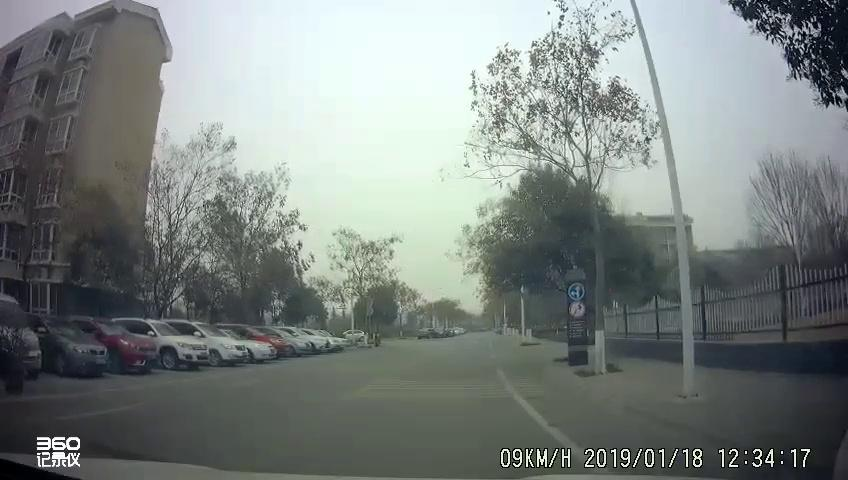
#> input picture preprog/16665.jpg, 848 x 480 px
$ python HSI_RGB.py
#> lines starting #> are read from the running program, lines starting #| are printed output that depends on the picture
# -*- coding:utf-8 -*-

import matplotlib.pyplot as plt
import cv2 as cv
import numpy as np

# 显示汉字用
plt.rcParams['font.sans-serif'] = ['SimHei']
plt.rcParams['axes.unicode_minus'] = False


# 定义显示一张图片函数
def imshow(image):
    if image.ndim == 2:
        plt.imshow(image, cmap='gray')                     # 指定为灰度图像
    else:
        plt.imshow(cv.cvtColor(image, cv.COLOR_BGR2RGB))


# 定义坐标数字字体及大小
def label_def():
    plt.xticks(fontproperties='Times New Roman', size=8)
    plt.yticks(fontproperties='Times New Roman', size=8)
    plt.axis('off')                                     # 关坐标，可选


# 读取图片
img_orig = cv.imread('16665.jpg', 1)    # 读取彩色图片
#> img_orig is the input picture: shape (480, 848, 3); mean B, G, R 128.3, 130.7, 123.7


# RGB到HSI的变换
def rgb2hsi(image):
    b, g, r = cv.split(image)                    # 读取通道
    r = r / 255.0                                # 归一化
    g = g / 255.0
    b = b / 255.0
    eps = 1e-6                                   # 防止除零

    img_i = (r + g + b) / 3                      # I分量

    img_h = np.zeros(r.shape, dtype=np.float32)
    img_s = np.zeros(r.shape, dtype=np.float32)
    min_rgb = np.zeros(r.shape, dtype=np.float32)
    # 获取RGB中最小值
    min_rgb = np.where((r <= g) & (r <= b), r, min_rgb)
    min_rgb = np.where((g <= r) & (g <= b), g, min_rgb)
    min_rgb = np.where((b <= g) & (b <= r), b, min_rgb)
    img_s = 1 - 3*min_rgb/(r+g+b+eps)                                            # S分量

    num = ((r-g) + (r-b))/2
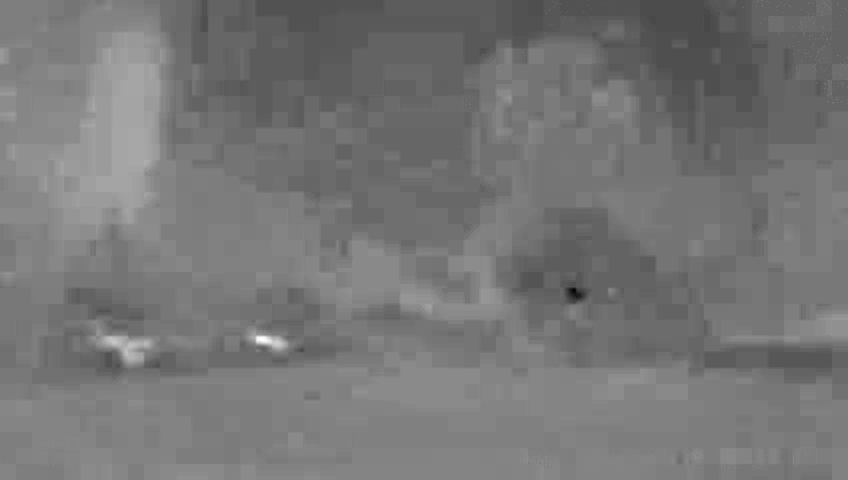
#> num: shape (480, 848) float64; min -0.176, max 0.155, mean -0.0228; drawn with min black and max white
    den = np.sqrt((r-g)**2 + (r-b)*(g-b)+eps)
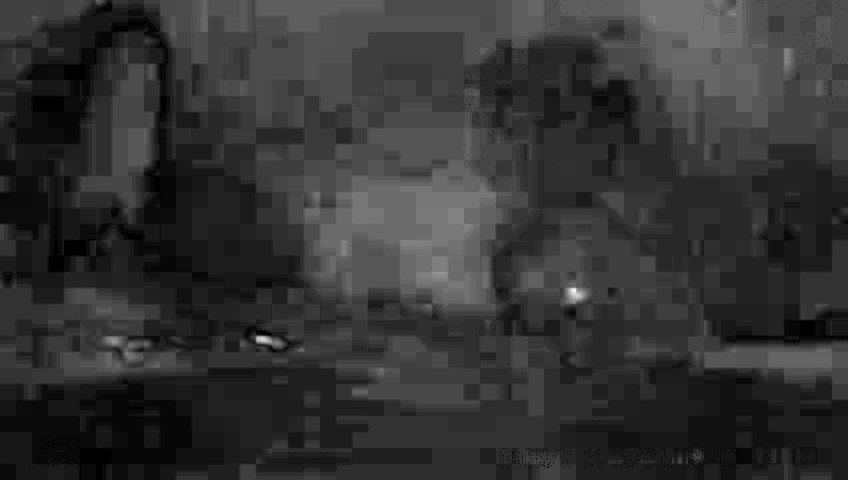
#> den: shape (480, 848) float64; min 0.001, max 0.189, mean 0.0391; drawn with min black and max white
    theta = np.arccos(num/(den+eps))
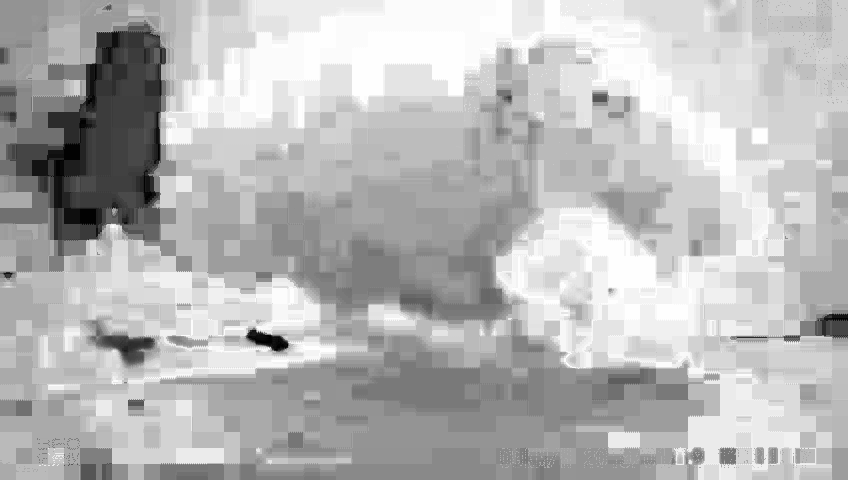
#> theta: shape (480, 848) float64; min 0.00945, max 3.13, mean 2.26; drawn with min black and max white
    img_h = np.where((b-g) > 0, 2*np.pi - theta, theta)                           # H分量
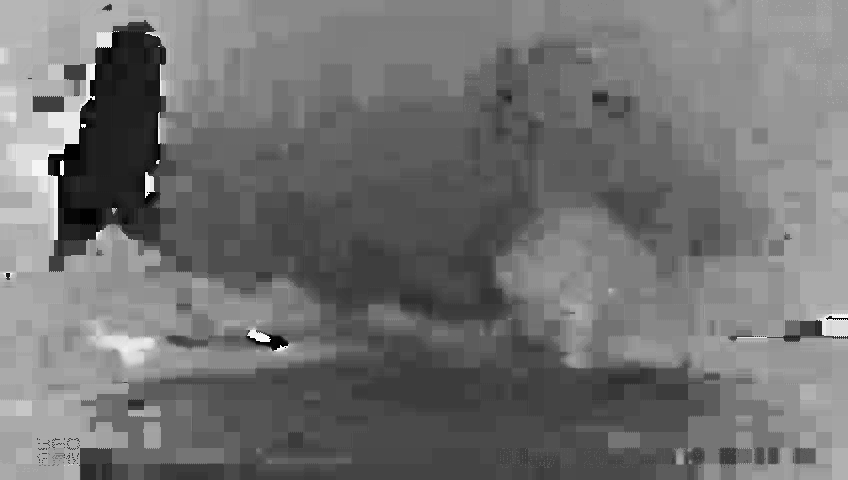
#> img_h: shape (480, 848) float64; min 0.00945, max 6.26, mean 2.81; drawn with min black and max white

    img_h = img_h/(2*np.pi)                                                       # 归一化
    temp_s = img_s - np.min(img_s)
    temp_i = img_i - np.min(img_i)
    img_s = temp_s/np.max(temp_s)
    img_i = temp_i/np.max(temp_i)

    image_hsi = cv.merge((img_h, img_s, img_i))
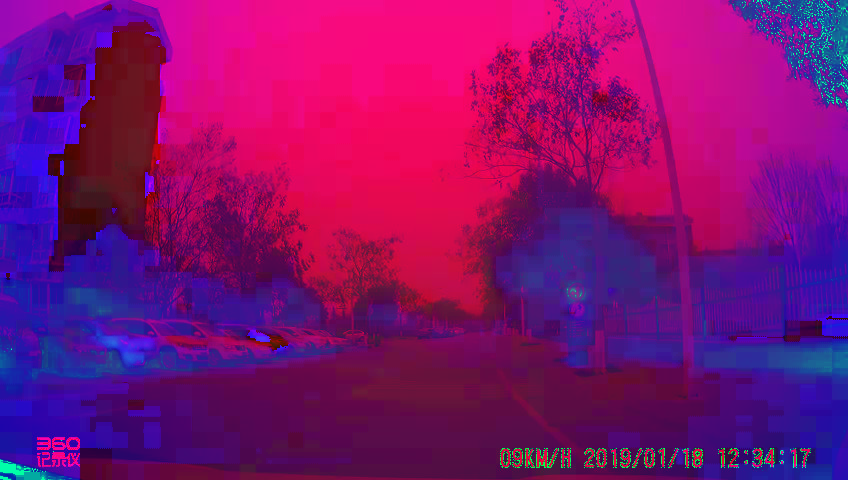
#> image_hsi: shape (480, 848, 3) float64; mean of channels 0, 1, 2 0.447, 0.0578, 0.5; drawn as B, G, R
    return image_hsi


# HSI到RGB的变换
def hsi2rgb(image_hsi):
    eps = 1e-6                                                                  # 防止除零
    img_h, img_s, img_i = cv.split(image_hsi)
    # img_s = img_s / 255.0                               #归一化
    # img_i = img_i / 255.0
    # img_h = img_h / 255.0

    img_h = img_h*2*np.pi
    img_r = np.zeros(img_h.shape, dtype=np.float32)
    img_g = np.zeros(img_h.shape, dtype=np.float32)
    img_b = np.zeros(img_h.shape, dtype=np.float32)

    # 扇区1
    img_b = np.where((img_h >= 0) & (img_h < 2 * np.pi / 3), img_i * (1 - img_s), img_b)
    img_r = np.where((img_h >= 0) & (img_h < 2 * np.pi / 3),
                     img_i * (1 + img_s * np.cos(img_h) / (np.cos(np.pi/3 - img_h))), img_r)
    img_g = np.where((img_h >= 0) & (img_h < 2 * np.pi / 3), 3 * img_i - (img_r + img_b), img_g)
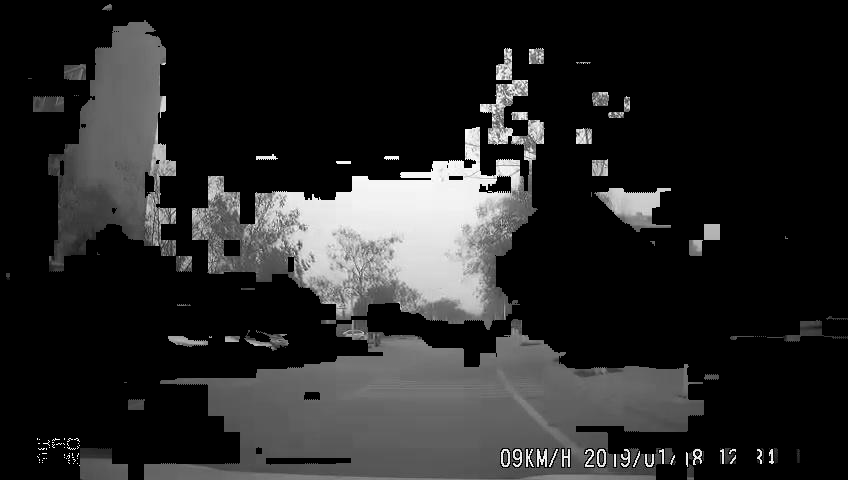
#> img_g: shape (480, 848) float64; min 0, max 1, mean 0.151

    # 扇区2
    img_r = np.where((img_h >= 2*np.pi/3) & (img_h < 4*np.pi/3), img_i * (1 - img_s), img_r)
    img_g = np.where((img_h >= 2*np.pi/3) & (img_h < 4*np.pi/3),
                     img_i * (1 + img_s * np.cos(img_h-2*np.pi/3) / (np.cos(np.pi/3 - (img_h-2*np.pi/3)))), img_g)
    img_b = np.where((img_h >= 2*np.pi/3) & (img_h < 4*np.pi/3), 3 * img_i - (img_r + img_g), img_b)

    # 扇区3
    img_g = np.where((img_h >= 4*np.pi/3) & (img_h <= 2*np.pi), img_i * (1 - img_s), img_g)
    img_b = np.where((img_h >= 4*np.pi/3) & (img_h <= 2*np.pi),
                     img_i * (1 + img_s * np.cos(img_h-4*np.pi/3) / (np.cos(np.pi/3 - (img_h-4*np.pi/3)))), img_b)
    img_r = np.where((img_h >= 4*np.pi/3) & (img_h <= 2*np.pi), 3 * img_i - (img_b + img_g), img_r)

    # [8 lines of commented-out code are left out]

    image_out = cv.merge((img_b*255, img_g*255, img_r*255)).astype('uint8')               # 按RGB合并，后面不用转换通道
    return image_out

# [28 lines of commented-out code are left out]


if __name__ == '__main__':                                       # 运行当前函数
    hsi = rgb2hsi(img_orig)                             # RGB到HSI的变换
    h,s,i = cv.split(hsi)
    img_revise = hsi2rgb(hsi)                        # HSI复原到RGB

    # h, s, i = cv.split(cv.cvtColor(img_orig, cv.COLOR_BGR2HSV))       # 自带库函数HSV模型
    im_b, im_g, im_r = cv.split(img_orig)                        # 获取RGB通道数据

    plt.subplot(221), plt.imshow(cv.cvtColor(img_orig, cv.COLOR_BGR2RGB)), plt.title('originimg'), label_def()
    plt.subplot(222), plt.imshow(im_r, 'gray'), plt.title('R'), label_def()
    plt.subplot(223), plt.imshow(im_g, 'gray'), plt.title('G'), label_def()
    plt.subplot(224), plt.imshow(im_b, 'gray'), plt.title('B'), label_def()
    plt.show()

    plt.subplot(221), plt.imshow(hsi), plt.title('HSI'), label_def()
    plt.subplot(222), plt.imshow(h, 'gray'), plt.title('H'), label_def()
    plt.subplot(223), plt.imshow(s, 'gray'), plt.title('S'), label_def()
    plt.subplot(224), plt.imshow(i, 'gray'), plt.title('I'), label_def()
    plt.show()

    plt.subplot(121), plt.imshow(cv.cvtColor(img_orig, cv.COLOR_BGR2RGB)), plt.title('originRGB'), label_def()
    plt.subplot(122), plt.imshow(cv.cvtColor(img_revise, cv.COLOR_BGR2RGB)), plt.title('HSItoRGB'), label_def()
    plt.show()
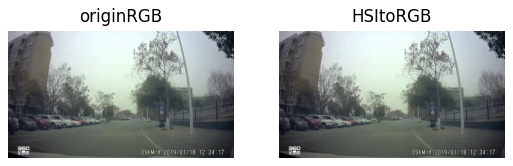
#> figure drawn by matplotlib, 2 panels

$ run again, with preprog/01788.jpg copied over preprog/16665.jpg
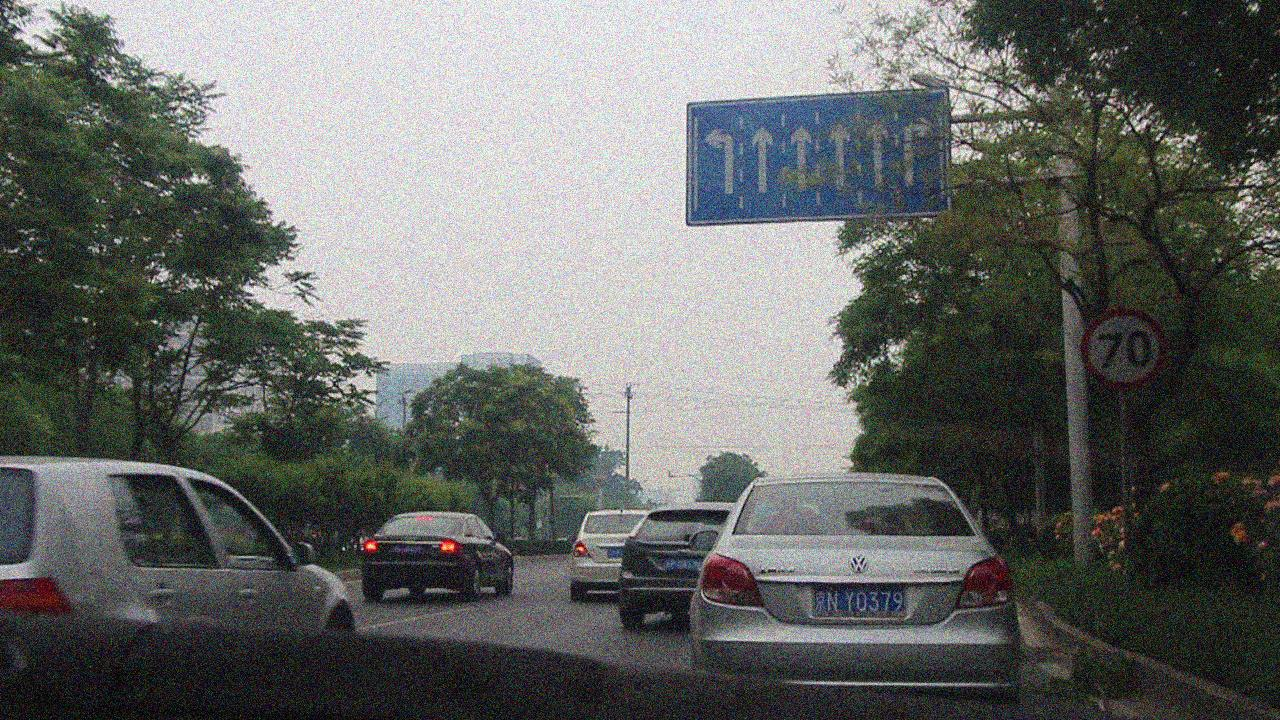
#> input picture preprog/01788.jpg, 1280 x 720 px
#> img_orig is the input picture: shape (720, 1280, 3); mean B, G, R 101.8, 104.4, 102.2
#> in rgb2hsi, `theta = np.arccos(num/(den+eps))`:
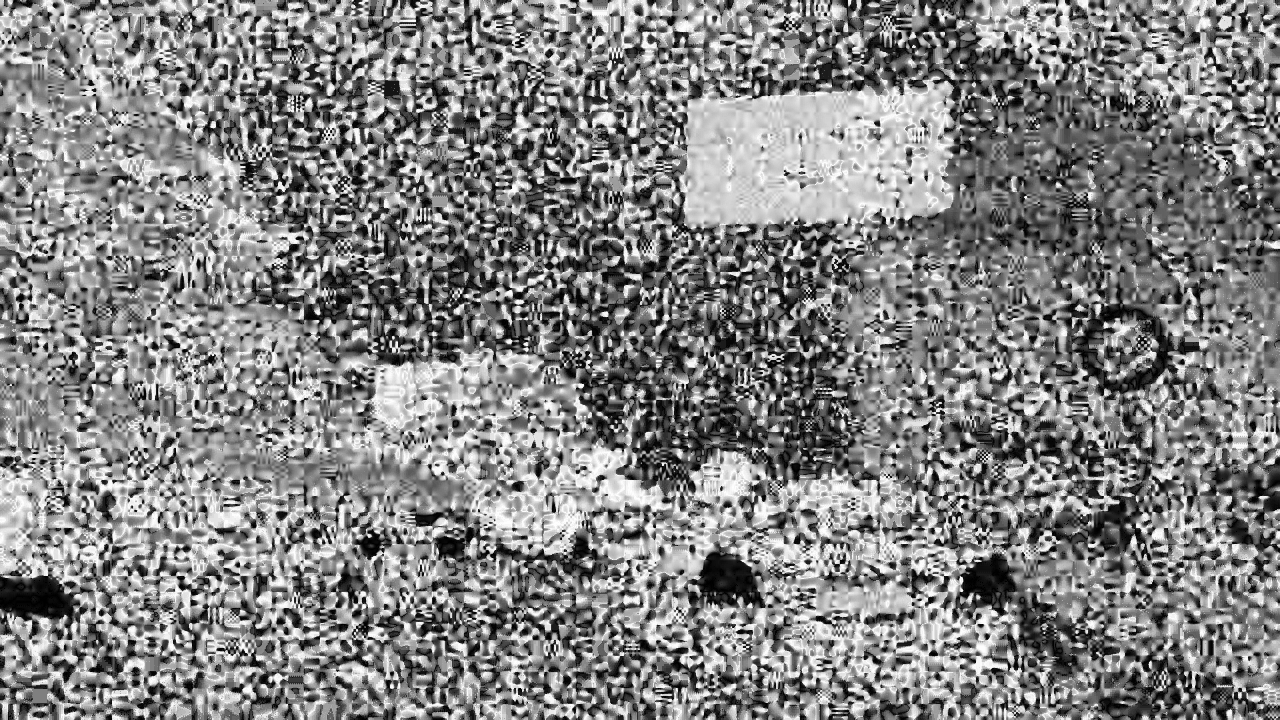
#> theta: shape (720, 1280) float64; min 0.00217, max 3.14, mean 1.62; drawn with min black and max white
#> in rgb2hsi, `img_h = np.where((b-g) > 0, 2*np.pi - theta, theta)`:
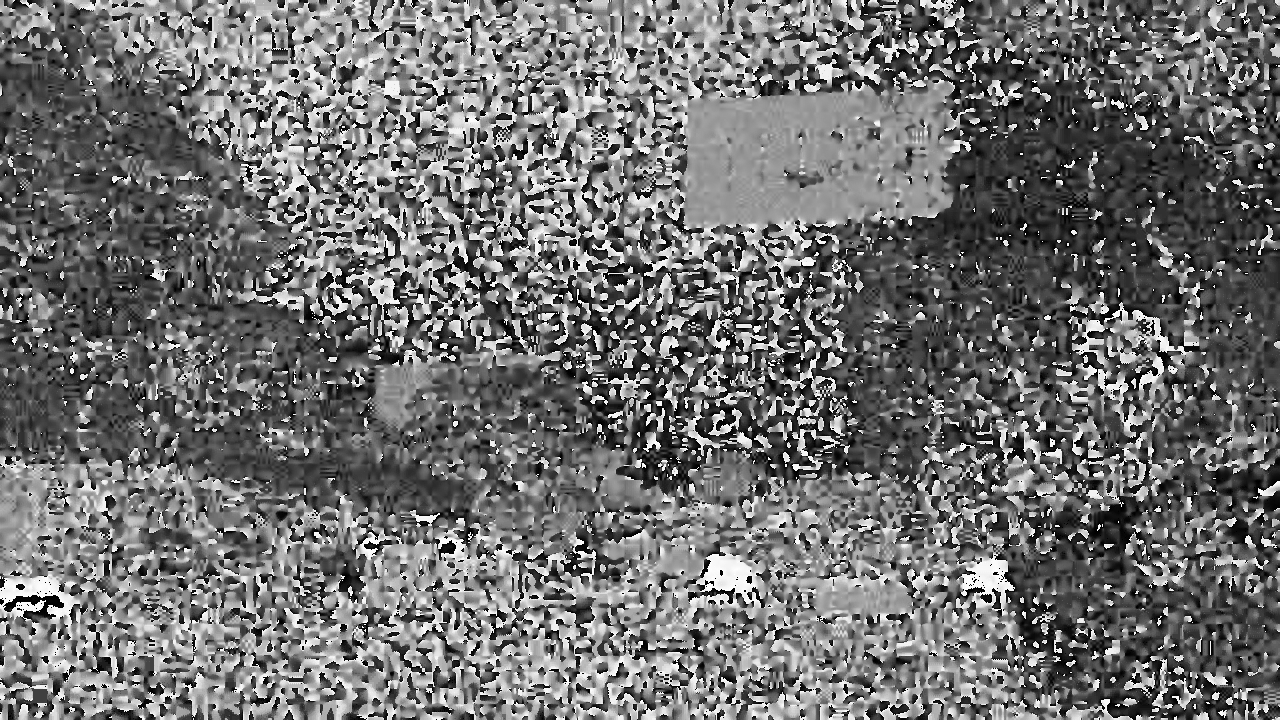
#> img_h: shape (720, 1280) float64; min 0.00217, max 6.28, mean 2.76; drawn with min black and max white

$ run again, with preprog/03500.jpg copied over preprog/16665.jpg
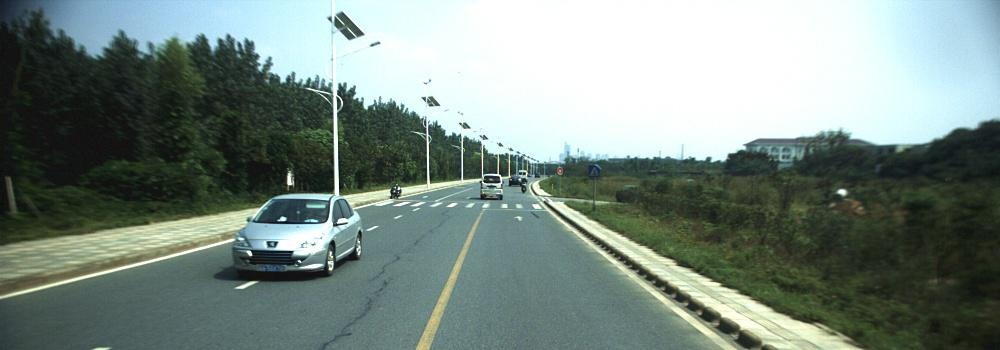
#> input picture preprog/03500.jpg, 1000 x 350 px
#> img_orig is the input picture: shape (350, 1000, 3); mean B, G, R 130.6, 137.4, 122.2
#> in hsi2rgb, `img_r = np.where((img_h >= 0) & (img_h < 2 * np.pi / 3), img_i * (1 + ..`:
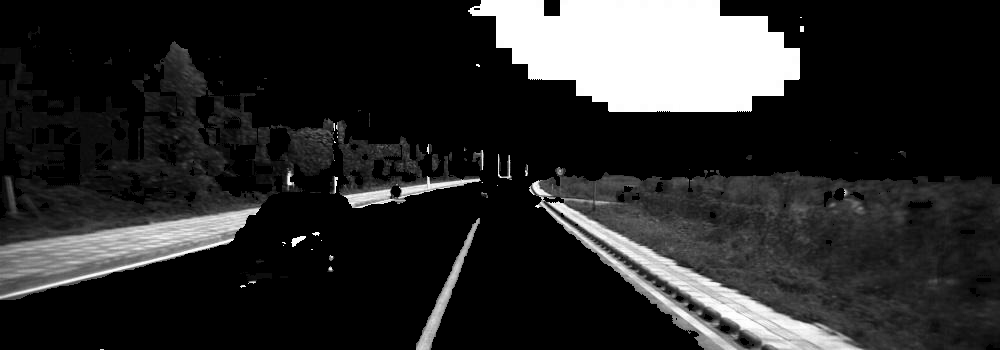
#> img_r: shape (350, 1000) float64; min 0, max 1, mean 0.168
#> `plt.show()`:
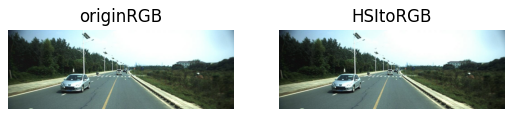
#> figure drawn by matplotlib, 2 panels

$ run again, with preprog/03816.jpg copied over preprog/16665.jpg
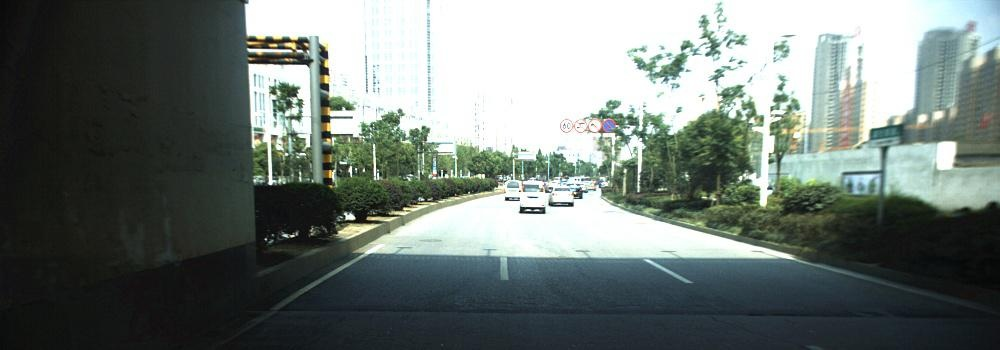
#> input picture preprog/03816.jpg, 1000 x 350 px
#> img_orig is the input picture: shape (350, 1000, 3); mean B, G, R 115.5, 120, 110.5
#> `plt.show()`:
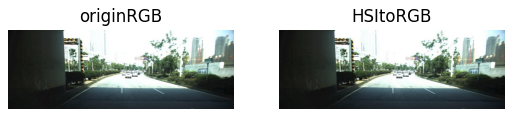
#> figure drawn by matplotlib, 2 panels
